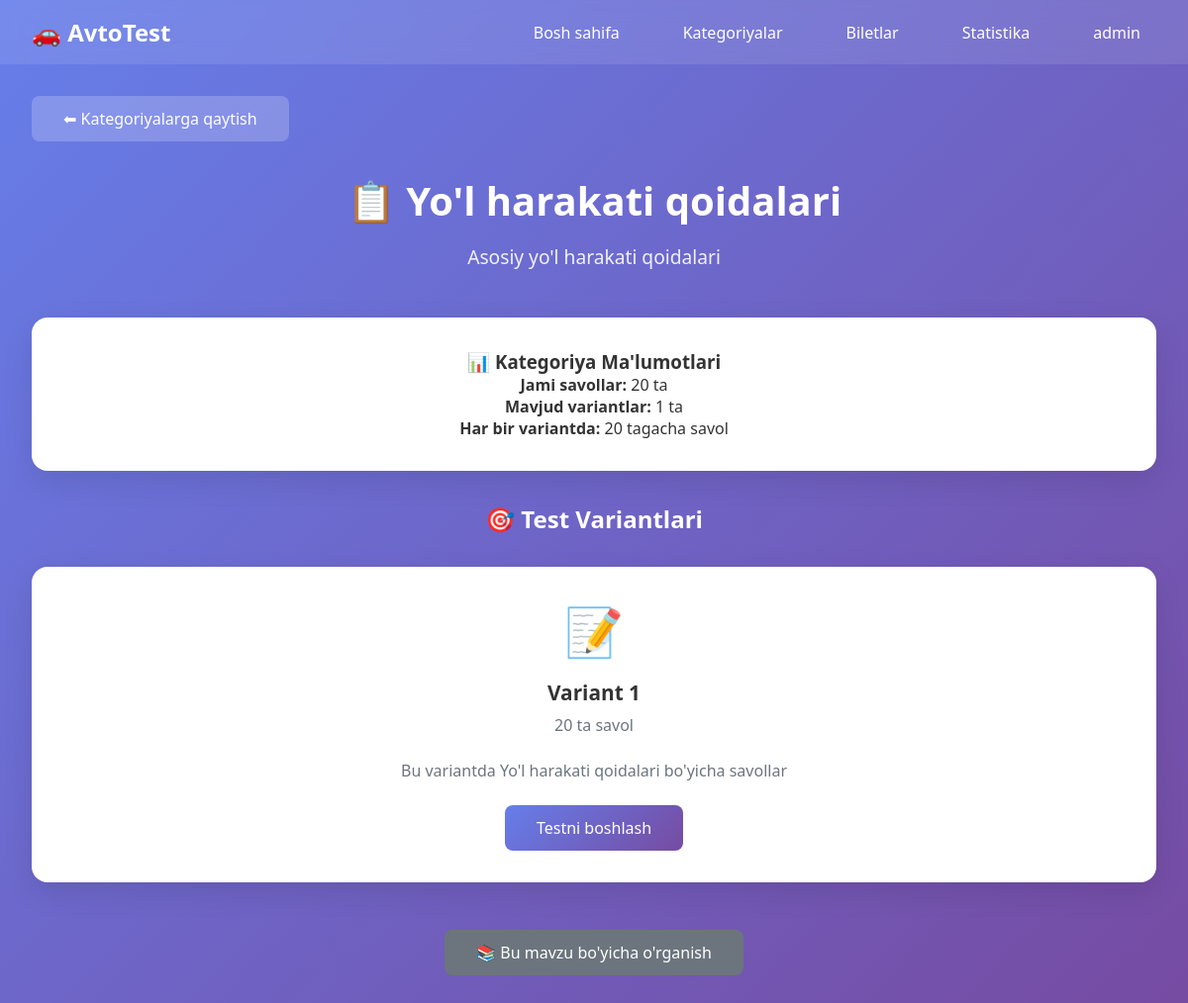
/quiz/category/1/ (signed in), run on the app's committed database.
### account/models.py (models this page shows, shortened)
class CustomUser(AbstractUser):
    phone_number = models.CharField(max_length=15, blank=True, null=True)
    birth_date = models.DateField(blank=True, null=True)
    total_tests_taken = models.IntegerField(default=0)
    best_score = models.IntegerField(default=0)
    created_at = models.DateTimeField(auto_now_add=True)
    updated_at = models.DateTimeField(auto_now=True)
    groups = models.ManyToManyField(
        'auth.Group',
        verbose_name='groups',
        blank=True,
        help_text='The groups this user belongs to.',
        related_name='customuser_set',
        related_query_name='customuser',
    )
    user_permissions = models.ManyToManyField(
        'auth.Permission',
        verbose_name='user permissions',
        blank=True,
        help_text='Specific permissions for this user.',
        related_name='customuser_set',
        related_query_name='customuser',
    )

### quiz/models.py (models this page shows, shortened)
class Category(models.Model):
    name = models.CharField(max_length=100)
    name_uz = models.CharField(max_length=100)
    description = models.TextField(blank=True)
    icon = models.ImageField(upload_to='categories/', blank=True, null=True)
    created_at = models.DateTimeField(auto_now_add=True)
    class Meta:
        verbose_name_plural = "Categories"

### quiz/views.py (the view)
# urls.py: path('category/<int:category_id>/', views.category_test_view, name='category_test'),
@login_required
def category_test_view(request, category_id):
    category = get_object_or_404(Category, id=category_id)
    questions_count = Question.objects.filter(category=category).count()
    variants_count = max(1, questions_count // 20)
    variants = []
    for i in range(1, variants_count + 1):
        variants.append({
            'id': i,
            'name': f"Variant {i}",
            'questions_count': min(20, questions_count - (i-1) * 20)
        })
    user_results = TestResult.objects.filter(
        user=request.user,
        category=category
    ).order_by('-created_at')[:5]
    context = {
        'category': category,
        'variants': variants,
        'questions_count': questions_count,
        'user_results': user_results
    }
    return render(request, 'quiz/category_test.html', context)

### templates/quiz/category_test.html (shortened to what this page needs)
<!DOCTYPE html>
<html lang="uz">
<head>
</head>
<body>
    <header class="header">
        <nav class="nav">
            <a href="{% url 'home' %}" class="logo">
                🚗 AvtoTest
            </a>
            <ul class="nav-links">
                <li><a href="{% url 'home' %}">Bosh sahifa</a></li>
                <li><a href="{% url 'quiz:categories' %}">Kategoriyalar</a></li>
                <li><a href="{% url 'quiz:tickets' %}">Biletlar</a></li>
                <li><a href="{% url 'quiz:statistics' %}">Statistika</a></li>
                <li><a href="{% url 'account:profile' %}">{{ user.first_name|default:user.username }}</a></li>
            </ul>
        </nav>
    </header>
    <div class="container">
        <a href="{% url 'quiz:categories' %}" class="btn back-button">⬅ Kategoriyalarga qaytish</a>
        <div class="page-header">
            <h1>📋 {{ category.name_uz }}</h1>
            <p>{{ category.description|default:"Bu kategoriya bo'yicha testlar" }}</p>
        </div>
        <div class="category-info">
            <h3>📊 Kategoriya Ma'lumotlari</h3>
            <p><strong>Jami savollar:</strong> {{ questions_count }} ta</p>
            <p><strong>Mavjud variantlar:</strong> {{ variants|length }} ta</p>
            <p><strong>Har bir variantda:</strong> 20 tagacha savol</p>
        </div>
        <h2 style="color: white; text-align: center; margin-bottom: 2rem;">🎯 Test Variantlari</h2>
        <div class="variants-grid">
            {% for variant in variants %}
            <div class="variant-card">
                <div class="variant-icon">📝</div>
                <h3>{{ variant.name }}</h3>
                <p>{{ variant.questions_count }} ta savol</p>
                <p class="text-muted">Bu variantda {{ category.name_uz }} bo'yicha savollar</p>
                <a href="{% url 'quiz:take_category_test' category.id %}" class="btn">Testni boshlash</a>
            </div>
            {% empty %}
            <div style="grid-column: 1/-1; text-align: center; color: white;">
                <p>Bu kategoriya uchun hali savollar mavjud emas.</p>
                <a href="{% url 'quiz:categories' %}" class="btn">Boshqa kategoriyalar</a>
            </div>
            {% endfor %}
        </div>
        <div style="text-align: center; margin: 2rem 0;">
            <a href="{% url 'quiz:education_category' category.id %}" class="btn btn-secondary">
                📚 Bu mavzu bo'yicha o'rganish
            </a>
        </div>
    </div>
</body>
</html>

### templates/quiz/category_test.html (style rules this page uses)
* { margin: 0; padding: 0; box-sizing: border-box; }
body { font-family: 'Segoe UI', Tahoma, Geneva, Verdana, sans-serif; background: linear-gradient(135deg, #667eea 0%, #764ba2 100%); min-height: 100vh; color: #333; }
.header { background: rgba(255, 255, 255, 0.1); backdrop-filter: blur(10px); padding: 1rem 0; margin-bottom: 2rem; }
.nav { max-width: 1200px; margin: 0 auto; display: flex; justify-content: space-between; align-items: center; padding: 0 2rem; }
.logo { display: flex; align-items: center; gap: 0.5rem; color: white; font-size: 1.5rem; font-weight: bold; text-decoration: none; }
.nav-links { display: flex; gap: 2rem; list-style: none; }
.nav-links a { color: white; text-decoration: none; padding: 0.5rem 1rem; border-radius: 8px; transition: background 0.3s; }
.container { max-width: 1200px; margin: 0 auto; padding: 0 2rem; }
.page-header { text-align: center; color: white; margin-bottom: 3rem; }
.page-header h1 { font-size: 2.5rem; margin-bottom: 1rem; }
.page-header p { font-size: 1.2rem; opacity: 0.9; }
.category-info { background: white; border-radius: 16px; padding: 2rem; margin-bottom: 2rem; text-align: center; box-shadow: 0 10px 30px rgba(0, 0, 0, 0.1); }
.variants-grid { display: grid; grid-template-columns: repeat(auto-fit, minmax(300px, 1fr)); gap: 2rem; margin-bottom: 3rem; }
.variant-card { background: white; border-radius: 16px; padding: 2rem; text-align: center; box-shadow: 0 10px 30px rgba(0, 0, 0, 0.1); transition: transform 0.3s, box-shadow 0.3s; }
.variant-icon { font-size: 3rem; margin-bottom: 1rem; color: #667eea; }
.variant-card h3 { color: #333; margin-bottom: 0.5rem; font-size: 1.3rem; }
.variant-card p { color: #6c757d; margin-bottom: 1.5rem; }
.btn { display: inline-block; background: linear-gradient(135deg, #667eea, #764ba2); color: white; text-decoration: none; padding: 0.75rem 2rem; border-radius: 8px; font-weight: 500; transition: transform 0.3s, box-shadow 0.3s; }
.btn-secondary { background: #6c757d; }
.back-button { background: rgba(255, 255, 255, 0.2); color: white; margin-bottom: 2rem; }

### data on the page
CustomUser: first_name "admin"
Category: name_uz "Yo'l harakati qoidalari", description "Asosiy yo'l harakati qoidalari", name_uz "Yo'l harakati qoidalari"

### other printed values
{{ questions_count }} "20"
{{ variants|length }} "1"
{{ variant.name }} "Variant 1"
{{ variant.questions_count }} "20"
